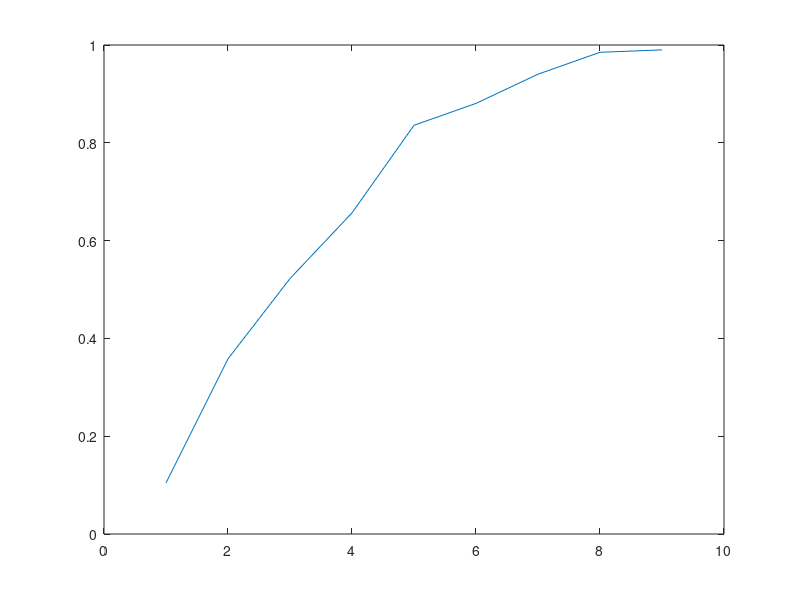

Source code (MATLAB): (Note: this script raises an error after producing the figure.)
clc
clear all
%setting the variables
d=[0
    1
    2
    3
    4
    5
    6
    7
    8]; %degrees
p=[7
    17
    11
    9
    12
    3
    4
    3
    1]; %prisioners

m=mean(d)/2; %this is the value of m that is roughly half of the mean degree

pt=sum(p); %this is the total number of prosioners 
X=[d p];   
fr=zeros(size(d));
F=zeros(size(d));

for i=1:9
    fr(i,1)=p(i,1)./pt;
    F=fr;
end

for i=2:9
    F(i,1)=F(i-1,1)+fr(i,1); %The coummulative distribution function from data
end
F(9,1)=0.99; %setting the last value below 1, other wise no solution
y=zeros(size(d));

for i=1:9
    y(i,1)=log(1-F(i,1))    ; %this is  the left hand side of eqn 5.11 in Jackson's book
end
plot(F)
a=0.5;
fitt(y,a,m,d)
[a]= fminsearch(@(a) fitt(y,a,m,d), a ) %the program that seeks for the minimum of the mean square error wich result is a
